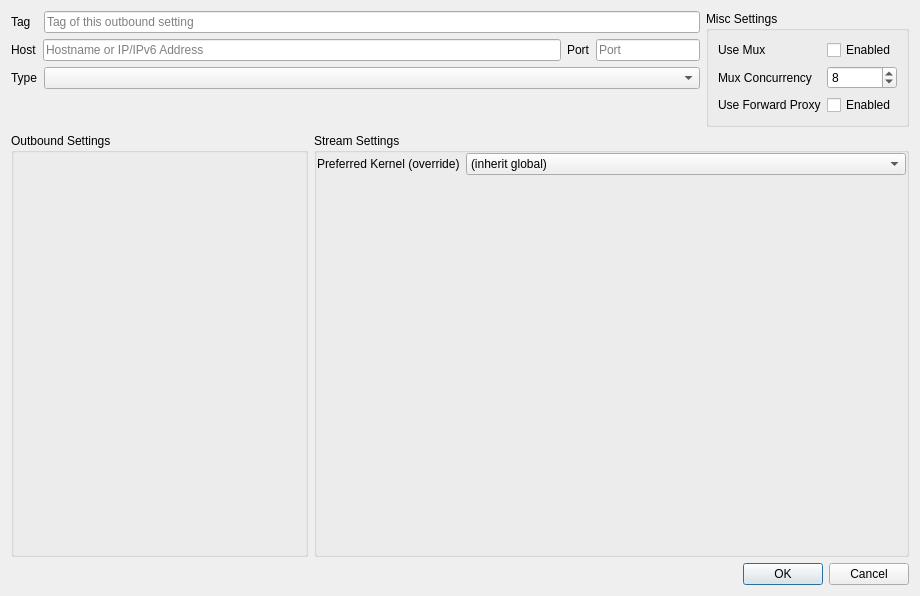
<?xml version="1.0" encoding="UTF-8"?>
<ui version="4.0">
 <class>OutboundEditor</class>
 <widget class="QDialog" name="OutboundEditor">
  <property name="geometry">
   <rect>
    <x>0</x>
    <y>0</y>
    <width>920</width>
    <height>596</height>
   </rect>
  </property>
  <property name="sizePolicy">
   <sizepolicy hsizetype="Preferred" vsizetype="Preferred">
    <horstretch>0</horstretch>
    <verstretch>0</verstretch>
   </sizepolicy>
  </property>
  <property name="minimumSize">
   <size>
    <width>920</width>
    <height>570</height>
   </size>
  </property>
  <property name="windowTitle">
   <string>Edit Connection Settings</string>
  </property>
  <property name="modal">
   <bool>true</bool>
  </property>
  <layout class="QGridLayout" name="gridLayout_4" columnstretch="2,4">
   <item row="1" column="1">
    <widget class="QGroupBox" name="streamSettingsGroupBox">
     <property name="title">
      <string>Stream Settings</string>
     </property>
     <property name="checked">
      <bool>false</bool>
     </property>
     <layout class="QGridLayout" name="gridLayout_3">
      <property name="leftMargin">
       <number>0</number>
      </property>
      <property name="topMargin">
       <number>0</number>
      </property>
      <property name="rightMargin">
       <number>0</number>
      </property>
      <property name="bottomMargin">
       <number>0</number>
      </property>
      <item row="0" column="0">
       <layout class="QGridLayout" name="transportFrame"/>
      </item>
     <item row="1" column="0">
      <layout class="QFormLayout" name="formLayout_kernelOverride">
       <item row="0" column="0">
        <widget class="QLabel" name="label_connPrefKernel">
         <property name="text">
          <string>Preferred Kernel (override)</string>
         </property>
        </widget>
       </item>
       <item row="0" column="1">
        <widget class="QComboBox" name="connectionPreferredKernelCombo">
         <item><property name="text"><string>(inherit global)</string></property></item>
         <item><property name="text"><string>sing-box</string></property></item>
         <item><property name="text"><string>mihomo</string></property></item>
         <item><property name="text"><string>xray</string></property></item>
         <item><property name="text"><string>v2ray</string></property></item>
        </widget>
       </item>
      </layout>
     </item>
     </layout>
    </widget>
   </item>
   <item row="0" column="0" colspan="2">
    <layout class="QHBoxLayout" name="horizontalLayout_2">
     <item>
      <layout class="QFormLayout" name="formLayout_5">
       <item row="0" column="0">
        <widget class="QLabel" name="ipLabel_3">
         <property name="text">
          <string>Tag</string>
         </property>
        </widget>
       </item>
       <item row="0" column="1">
        <widget class="QLineEdit" name="tagTxt">
         <property name="placeholderText">
          <string>Tag of this outbound setting</string>
         </property>
        </widget>
       </item>
       <item row="2" column="0">
        <widget class="QLabel" name="label_25">
         <property name="text">
          <string>Type</string>
         </property>
        </widget>
       </item>
       <item row="2" column="1">
        <widget class="QComboBox" name="outBoundTypeCombo">
         <property name="sizePolicy">
          <sizepolicy hsizetype="MinimumExpanding" vsizetype="Fixed">
           <horstretch>0</horstretch>
           <verstretch>0</verstretch>
          </sizepolicy>
         </property>
        </widget>
       </item>
       <item row="1" column="0" colspan="2">
        <layout class="QHBoxLayout" name="horizontalLayout_3" stretch="0,5,0,1">
         <item>
          <widget class="QLabel" name="ipLabel">
           <property name="text">
            <string>Host</string>
           </property>
          </widget>
         </item>
         <item>
          <widget class="QLineEdit" name="ipLineEdit">
           <property name="placeholderText">
            <string>Hostname or IP/IPv6 Address</string>
           </property>
          </widget>
         </item>
         <item>
          <widget class="QLabel" name="portLabel">
           <property name="text">
            <string>Port</string>
           </property>
          </widget>
         </item>
         <item>
          <widget class="QLineEdit" name="portLineEdit">
           <property name="maxLength">
            <number>5</number>
           </property>
           <property name="placeholderText">
            <string>Port</string>
           </property>
          </widget>
         </item>
        </layout>
       </item>
      </layout>
     </item>
     <item>
      <widget class="QGroupBox" name="groupBox">
       <property name="title">
        <string>Misc Settings</string>
       </property>
       <layout class="QFormLayout" name="formLayout_8">
        <item row="0" column="0">
         <widget class="QLabel" name="label_32">
          <property name="text">
           <string>Use Mux</string>
          </property>
         </widget>
        </item>
        <item row="0" column="1">
         <widget class="QCheckBox" name="muxEnabledCB">
          <property name="text">
           <string>Enabled</string>
          </property>
         </widget>
        </item>
        <item row="1" column="0">
         <widget class="QLabel" name="label_33">
          <property name="text">
           <string>Mux Concurrency</string>
          </property>
         </widget>
        </item>
        <item row="1" column="1">
         <widget class="QSpinBox" name="muxConcurrencyTxt">
          <property name="minimum">
           <number>1</number>
          </property>
          <property name="maximum">
           <number>1024</number>
          </property>
          <property name="value">
           <number>8</number>
          </property>
         </widget>
        </item>
        <item row="2" column="1">
         <widget class="QCheckBox" name="useFPCB">
          <property name="text">
           <string>Enabled</string>
          </property>
         </widget>
        </item>
        <item row="2" column="0">
         <widget class="QLabel" name="label_23">
          <property name="text">
           <string>Use Forward Proxy</string>
          </property>
         </widget>
        </item>
       </layout>
      </widget>
     </item>
    </layout>
   </item>
   <item row="1" column="0">
    <widget class="QGroupBox" name="outboundSettingWrapper">
     <property name="title">
      <string>Outbound Settings</string>
     </property>
     <layout class="QGridLayout" name="gridLayout">
      <property name="leftMargin">
       <number>0</number>
      </property>
      <property name="topMargin">
       <number>0</number>
      </property>
      <property name="rightMargin">
       <number>0</number>
      </property>
      <property name="bottomMargin">
       <number>0</number>
      </property>
      <item row="0" column="0">
       <widget class="QStackedWidget" name="outboundTypeStackView">
        <property name="sizePolicy">
         <sizepolicy hsizetype="Expanding" vsizetype="Expanding">
          <horstretch>0</horstretch>
          <verstretch>0</verstretch>
         </sizepolicy>
        </property>
        <property name="currentIndex">
         <number>-1</number>
        </property>
       </widget>
      </item>
     </layout>
    </widget>
   </item>
   <item row="2" column="0" colspan="2">
    <widget class="QDialogButtonBox" name="buttonBox">
     <property name="orientation">
      <enum>Qt::Horizontal</enum>
     </property>
     <property name="standardButtons">
      <set>QDialogButtonBox::Cancel|QDialogButtonBox::Ok</set>
     </property>
    </widget>
   </item>
  </layout>
 </widget>
 <tabstops>
  <tabstop>tagTxt</tabstop>
  <tabstop>ipLineEdit</tabstop>
  <tabstop>portLineEdit</tabstop>
  <tabstop>outBoundTypeCombo</tabstop>
  <tabstop>muxEnabledCB</tabstop>
  <tabstop>muxConcurrencyTxt</tabstop>
  <tabstop>useFPCB</tabstop>
 </tabstops>
 <resources/>
 <connections>
  <connection>
   <sender>buttonBox</sender>
   <signal>accepted()</signal>
   <receiver>OutboundEditor</receiver>
   <slot>accept()</slot>
   <hints>
    <hint type="sourcelabel">
     <x>601</x>
     <y>586</y>
    </hint>
    <hint type="destinationlabel">
     <x>157</x>
     <y>274</y>
    </hint>
   </hints>
  </connection>
  <connection>
   <sender>buttonBox</sender>
   <signal>rejected()</signal>
   <receiver>OutboundEditor</receiver>
   <slot>reject()</slot>
   <hints>
    <hint type="sourcelabel">
     <x>669</x>
     <y>586</y>
    </hint>
    <hint type="destinationlabel">
     <x>286</x>
     <y>274</y>
    </hint>
   </hints>
  </connection>
 </connections>
</ui>
